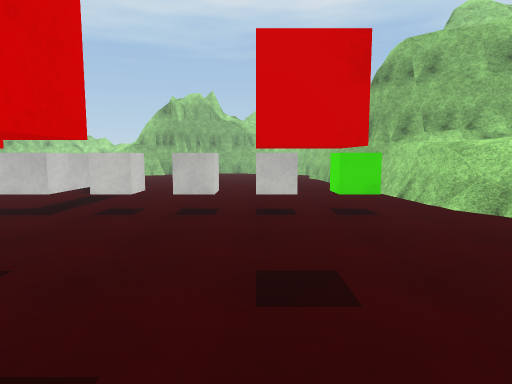
View 1 (above)

24 first-person views from a walk through a scene from a Unity 3-D project. The camera is 1.4 m above the floor, tilts 6° down and sees 75° across. The floor is counted in squares, 1 m on a side. Each view is taken from the middle of a square. On the plan, view 1 faces up. The plan holds only what a view shows up to about 15 squares ahead; the rest is blank. The place goes on beyond the plan. The player is left out. Surface patterns are stand-ins for the level's own textures.

View 2
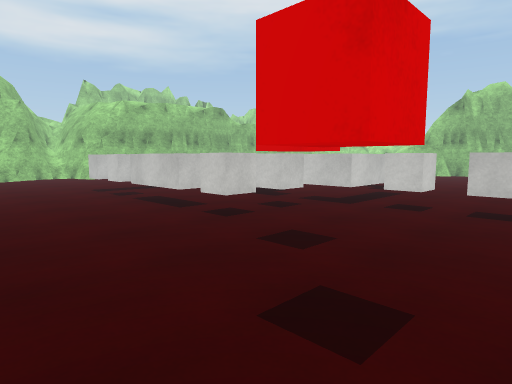

View 3
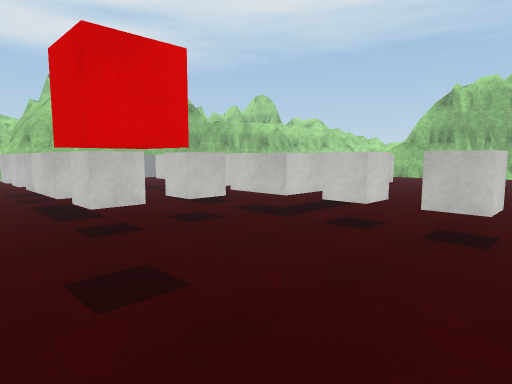

View 4
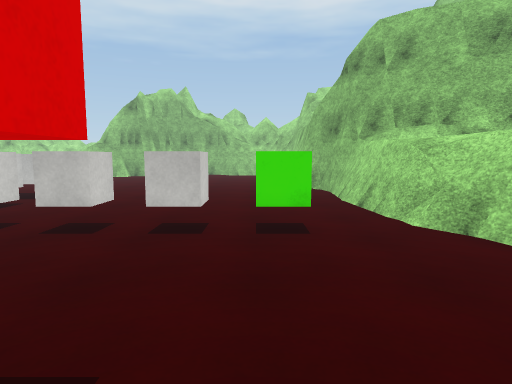

View 5
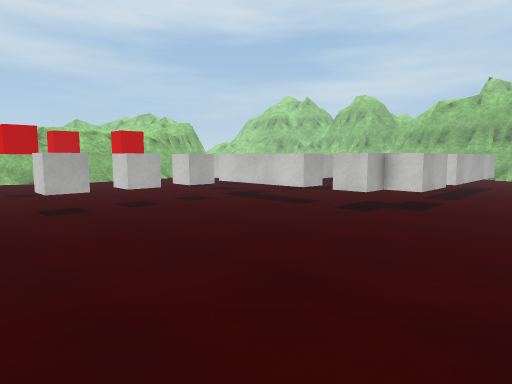

View 6
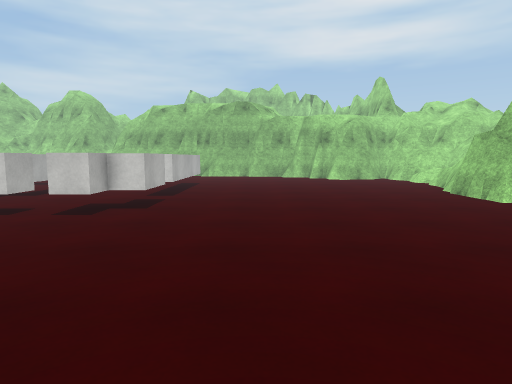

View 7
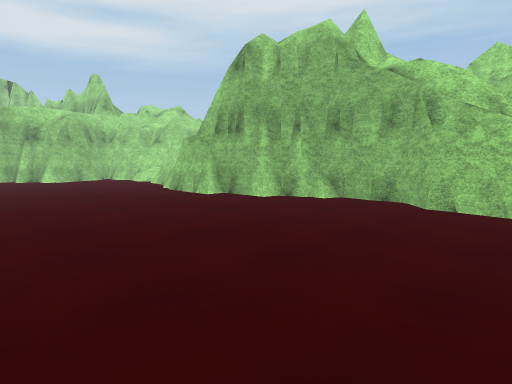

View 8
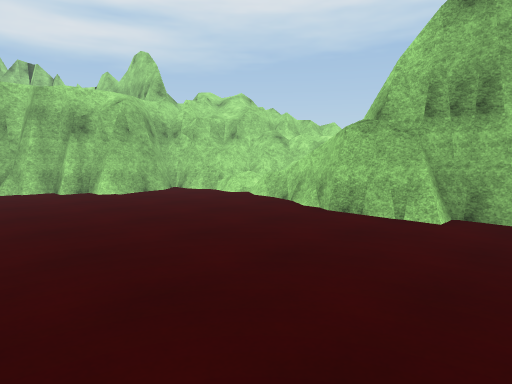

View 9
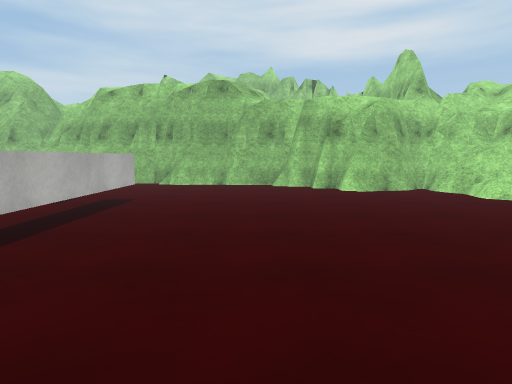

View 10
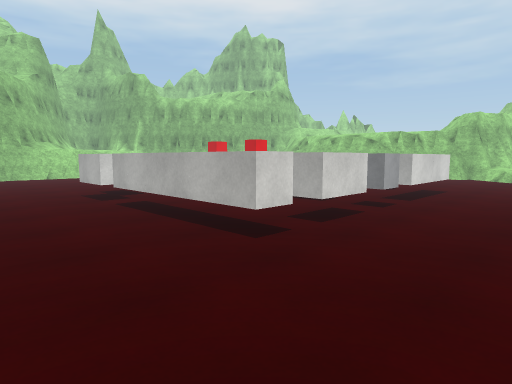

View 11
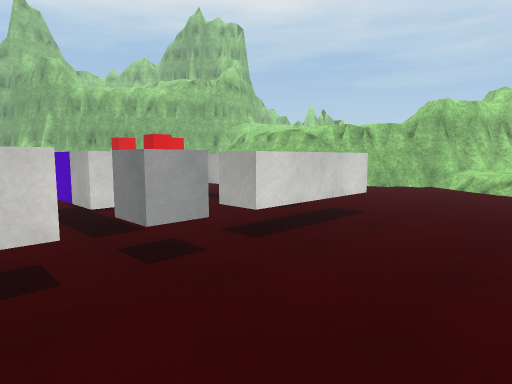

View 12
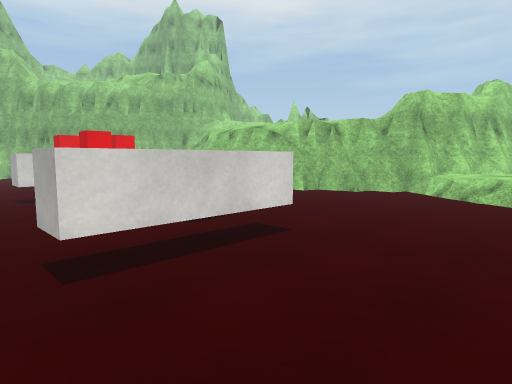

View 13
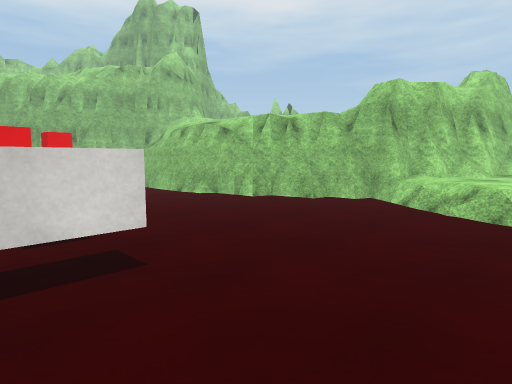

View 14
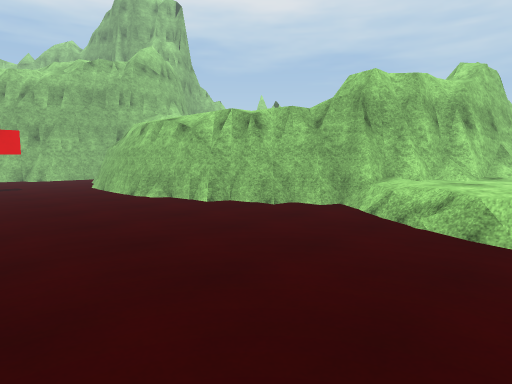

View 15
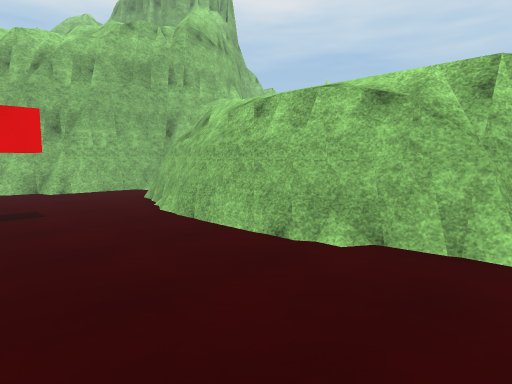

View 16
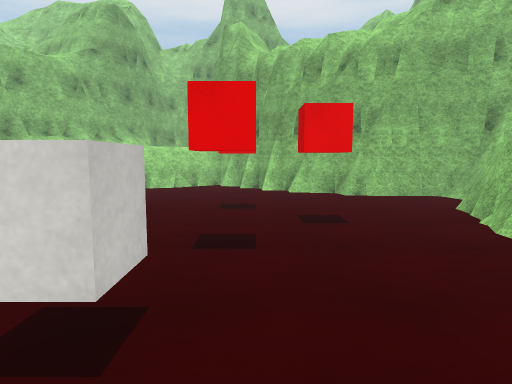

View 17
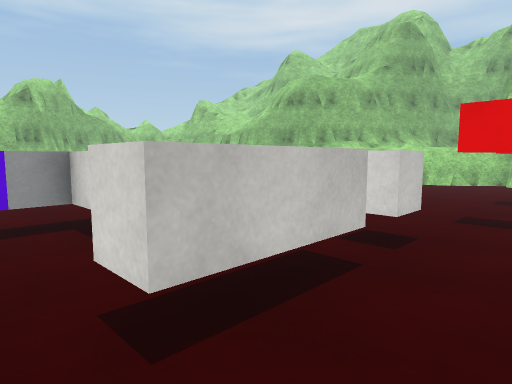

View 18
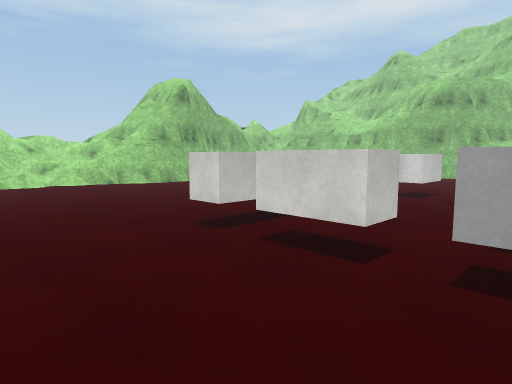

View 19
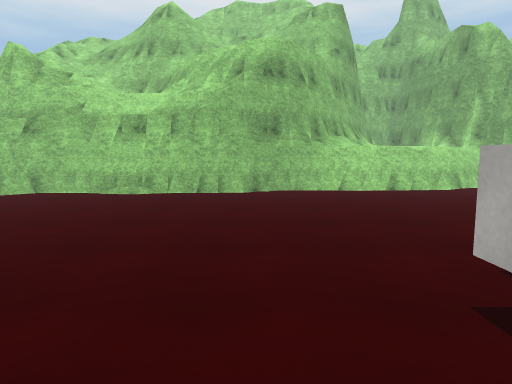

View 20
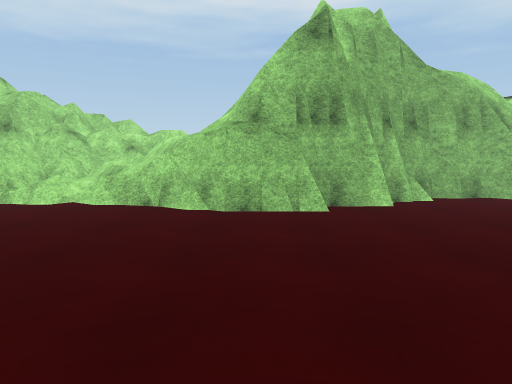

View 21
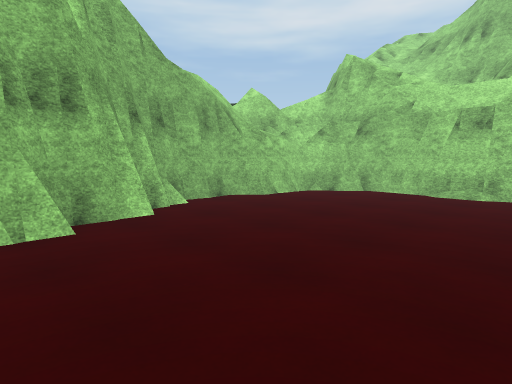

View 22
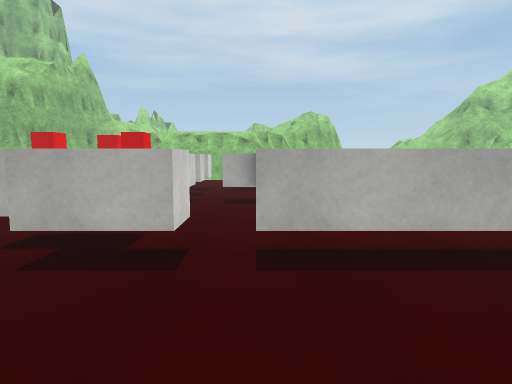

View 23
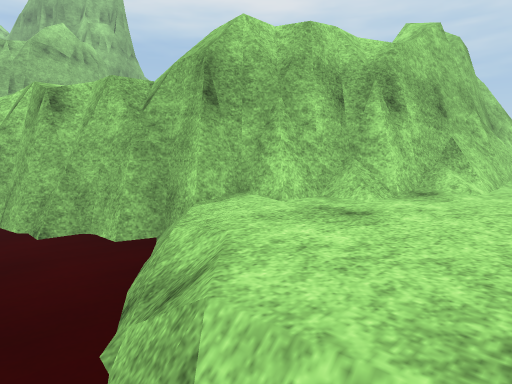

View 24
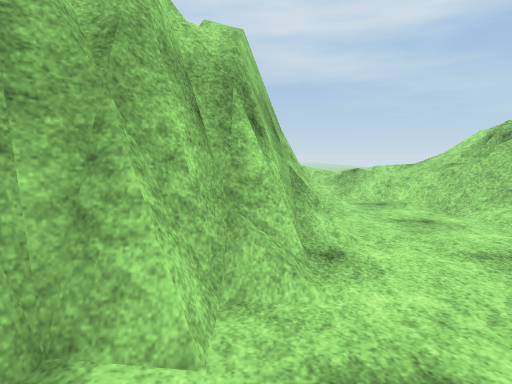

### Floor plan
Key: @ floor where view 1 was taken; # wall or solid block; x gap in a wall; . main floor; : floor 0.25 m higher than the main floor; + floor 0.5 m higher than the main floor; * floor 0.75 m higher than the main floor; % floor 1 m higher than the main floor; & floor 2 m higher than the main floor; $ floor 2.25 m higher than the main floor; / step, stairs or slope; = window, fence, low wall or low ledge; ^ raised ledge; v drop or lower ground; C cube; G green cube; R red cube; E grey cube.
Columns run from 19 left of view 1 to 6 right of it. Each row starts with its distance up from view 1.
 31  v#=  =
 30 vv==* =&$=
 29 v###+*%==#     #####
 28 v#=*:+%#===#  ####.####
 27 ##=:.x==v==####.......##
 26 #.......==###..........#
 25 ##.....................##
 24 ##.....................##
 23 ##.....................##
 22 #......................##
 21 .......................##
 20 .......................##
 19 .......................##
 18 .......................##
 17 ........................#
 16 ........................#
 15 ....CCCCCCCCCC..........##
 14 ....CCCCCCCCCCC.........##
 13 ....CC......CCC.........#^
 12 ....CC.......CC.........#^
 11 ....CC.......CC.........#^
 10 .....ECCCEC..CC.........=^
  9 .....ECCCECCCCCCCCCCCGG.=#
  8 ....CC...CCCCCCCCCCCCGG..#
  7 ....CC......CC...........=
  6 ....CC......CC............
  5 ....CCCCCCCCCC............
  4 ....CCCCCCCCCC.RR..RR.....
  3 ...............RR..RR....#
  2 .................RR.....##
  1 .................RR....##
  0 ...................@...#
 -1  .....................##
 -2 /........=########=...##
 -3 ////....####    ####=.#
 -4 ***//.=###         ####
 -5 ****/###
 -6 ****###
 -7 ***/##
 -8 ***##
 -9 **/##
-10 **/#
-11 **##
-12 **#
-13 */#

Where each view was taken, in squares from view 1:
view 1: 0 up, 0 right, facing up
view 2: 1 down, 0 right, facing up-left
view 3: 2 up, 0 right, facing up-left
view 4: 2 up, 2 right, facing up
view 5: 18 up, 3 right, facing down-left
view 6: 18 up, 3 right, facing left
view 7: 18 up, 3 right, facing up-left
view 8: 18 up, 5 left, facing up-left
view 9: 19 up, 4 left, facing left
view 10: 19 up, 19 left, facing down-right
view 11: 12 up, 19 left, facing down-right
view 12: 9 up, 19 left, facing down-right
view 13: 6 up, 19 left, facing down-right
view 14: 4 up, 19 left, facing down-right
view 15: 3 up, 11 left, facing down-right
view 16: 3 up, 9 left, facing right
view 17: 2 up, 12 left, facing up-right
view 18: 9 up, 19 left, facing up-right
view 19: 17 up, 9 left, facing right
view 20: 17 up, 9 left, facing up
view 21: 19 up, 9 left, facing up-right
view 22: 19 up, 9 left, facing down
view 23: 2 down, 19 left, facing down-right
view 24: 4 down, 16 left, facing down
